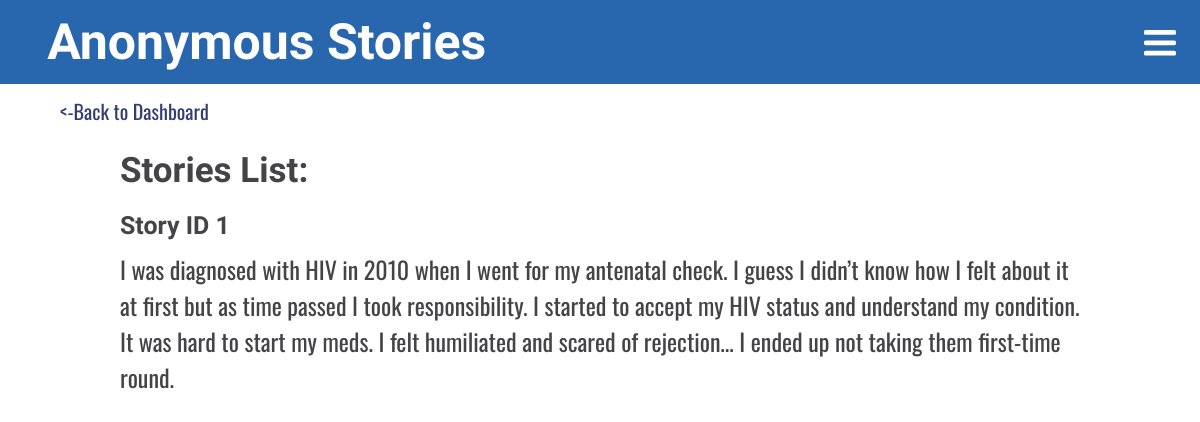
/includes/admin/admin_ano_story.php (signed in), run on an earlier commit of the app's database.
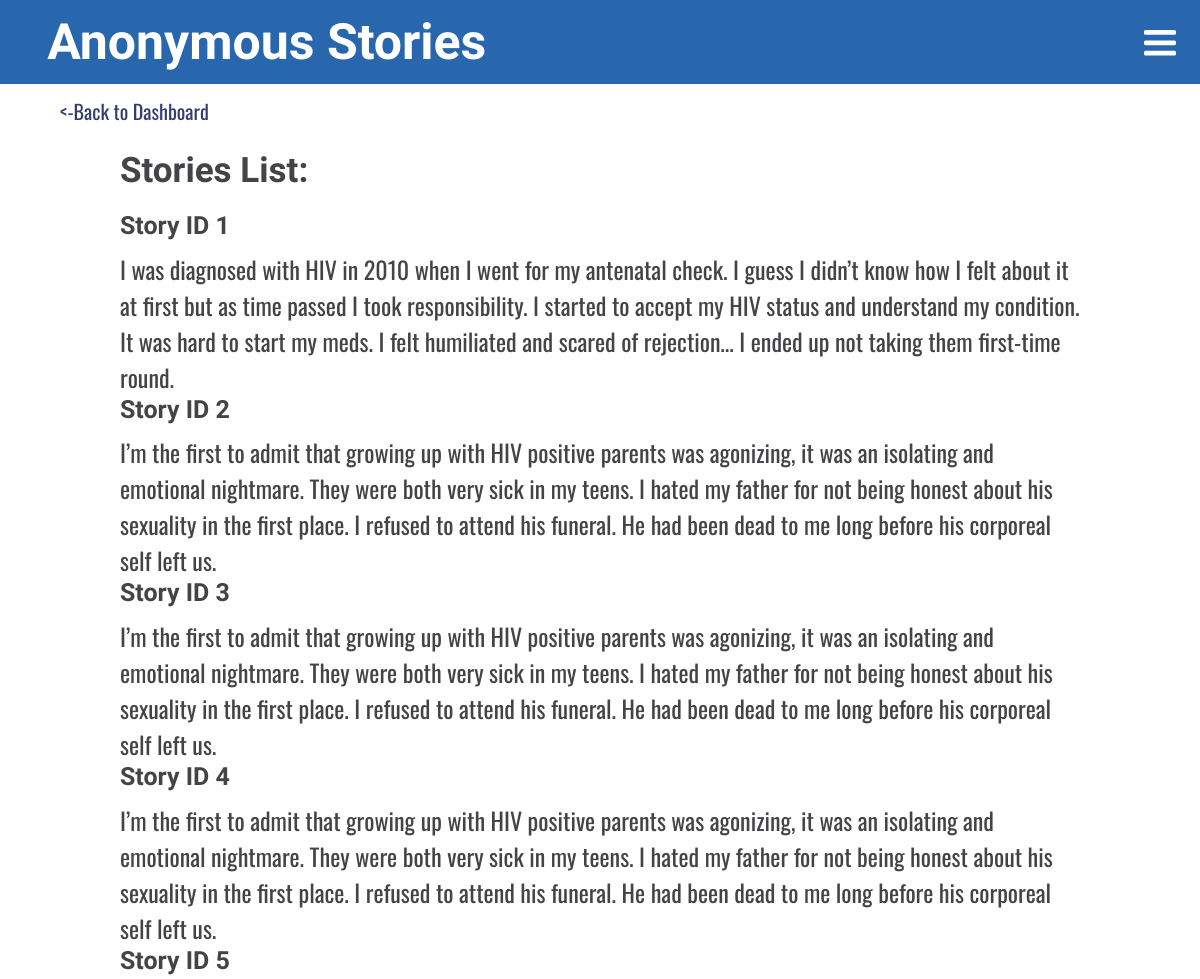
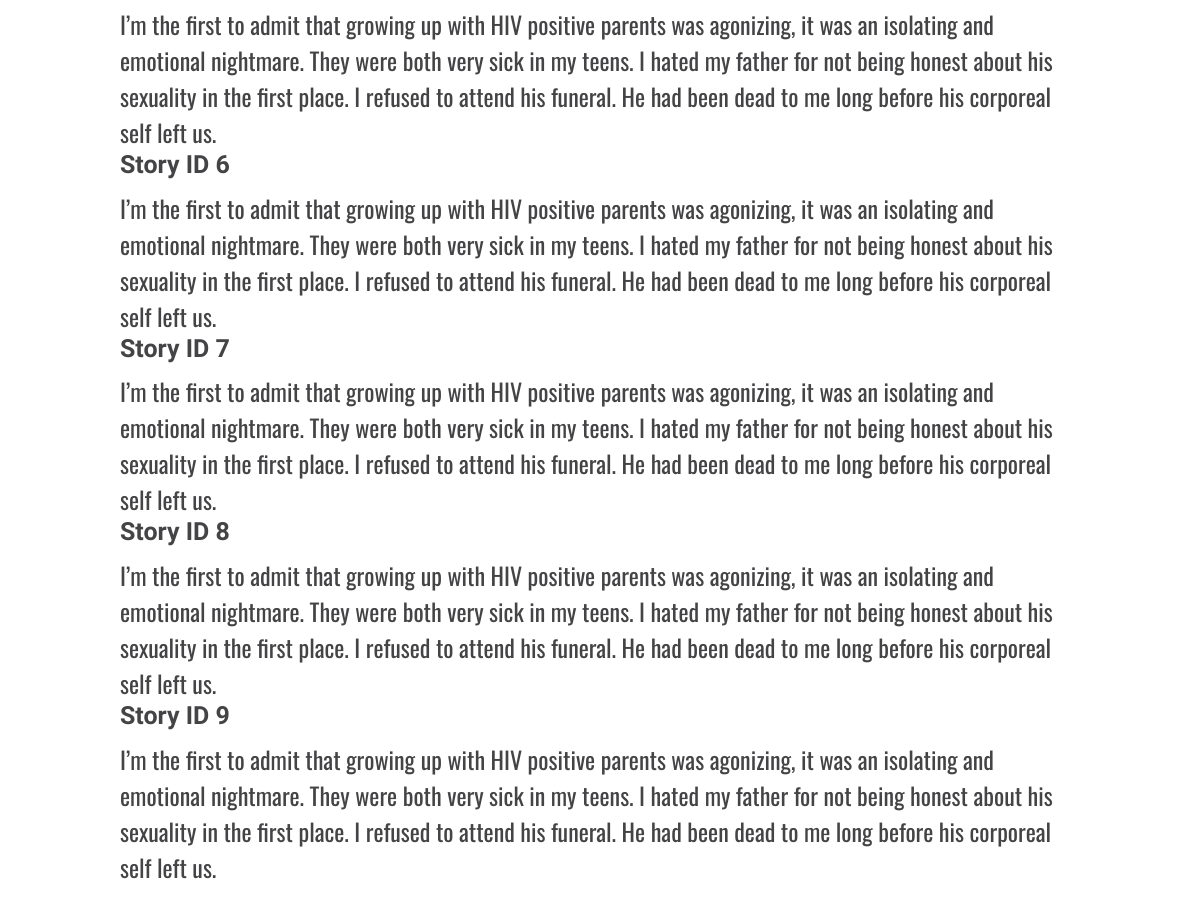
And on a later commit of the database (2 pictures, top to bottom).
### tables this page shows
CREATE TABLE `tbl_story` (
  `id` int(11) NOT NULL,
  `story` text NOT NULL
);

### includes/admin/scripts/cms.php (called while the page is built, shortened)
<?php
function getAll($tbl) {
    $pdo = Database::getInstance()->getConnection();
    $query= 'SELECT * FROM ' .$tbl;
    $result = $pdo->query($query);
    if($result){
        return $result;
    }else{
        return '<p class="updateMsg">There was a problem accessing the info</p>';
    }
}

### includes/admin/admin_ano_story.php (the view, shortened to what this page needs)
<?php
    $tbl = 'tbl_story';
    $getStory = getAll($tbl);
?>
<!DOCTYPE html>
<html lang="en">
<head>
    <?php include '../template/head.php'; ?>
</head>
<body>
    <div class="userCMS">
        <header>
            <h1>Anonymous Stories</h1>
        <?php include '../template/header.php'; ?>
        <p class="bk"><a href="index.php"><-Back to Dashboard</a></p>
        <div id="story">
            <h2>Stories List:</h2>
            <div class="storyList">
                <div class="stories">
                    <?php while($row = $getStory->fetch(PDO::FETCH_ASSOC)):?>
                        <h3>Story ID <?php echo $row['id'];?></h3>
                        <p><?php echo $row['story'];?></p>
                    <?php endwhile;?>
                </div>
            </div>
        </div>
    </div>
</body>
</html>

### includes/template/head.php (shortened to what this page needs)
<link rel="stylesheet" href="../../css/main.css">

### includes/template/header.php (shortened to what this page needs)
    <div class="mainNavCon">
    </div>
</header>

### css/main.css (style rules this page uses)
html { box-sizing:border-box;font-size:16px }
*,*:before,*:after { box-sizing:inherit }
body,h1,h2,h3,h4,h5,h6,p,ol,ul { margin:0;padding:0;font-weight:normal }
html,body { height:100%;max-width:100vw;scroll-behavior:smooth }
body { font-family:acumin-pro,sans-serif;color:#444345 }
h1,h2,h3,h4,h5 { font-family:neuzeit-grotesk,sans-serif;line-height:1.2em;font-weight:bold }
a { cursor:pointer;text-decoration:none }
::placeholder { font-family:acumin-pro,sans-serif;font-size:.8em }
p { line-height:1.5em }
@media screen and (min-width: 700px) { p { font-size:1.1em } }
@media screen and (min-width: 1050px) { p { font-size:1.5em } }
@media screen and (min-width: 1050px) { ::placeholder { font-size:1em } }
.userCMS h1,.userCMS h2,.userCMS h3,.userCMS h4 { font-family:"Teko",Impact,sans-serif }
.userCMS p,.userCMS a { font-family:"Oswald","Roboto",sans-serif;text-decoration:none }
.userCMS header { display:flex;flex-direction:row;justify-content:space-between;padding:3%;background-color:#2867ae;color:#fff }
.userCMS header h1 { font-size:30px }
.userCMS .mainNavCon #hamburger_menu { width:30px;margin-top:5px;z-index:99 }
@media screen and (min-width: 768px) { .userCMS header { padding:2% } }
@media screen and (min-width: 768px) { .userCMS header h1 { font-size:40px;margin-left:3% } }
@media screen and (min-width: 768px) { .userCMS .mainNavCon #hamburger_menu { margin-top:12px } }
@media screen and (min-width: 1000px) { .userCMS header { padding:1% } }
@media screen and (min-width: 1000px) { .userCMS header h1 { font-size:50px } }
@media screen and (min-width: 1000px) { .userCMS .mainNavCon { margin-right:1% } }
@media screen and (min-width: 1000px) { .userCMS .mainNavCon #hamburger_menu { margin-top:18px;width:32px } }
.userCMS .bk { font-size:20px;margin-left:5%;margin-top:3% }
.userCMS .bk a { color:#343d72 }
.userCMS #story { width:90%;margin-left:auto;margin-right:auto;margin-top:5% }
.userCMS #story h2 { font-size:30px;margin-bottom:5% }
.userCMS #story .storyList { margin-bottom:5%;display:flex;flex-direction:column-reverse }
.userCMS #story .storyList .stories { margin-bottom:3% }
.userCMS #story .storyList .stories h3 { font-size:22px;margin-bottom:2% }
@media screen and (min-width: 768px) { .userCMS .bk { margin-top:1% } }
@media screen and (min-width: 768px) { .userCMS #story { width:80%;margin-top:2% } }
@media screen and (min-width: 768px) { .userCMS #story h2 { font-size:35px;margin-bottom:2% } }
@media screen and (min-width: 768px) { .userCMS #story .storyList .stories { margin-bottom:2% } }
@media screen and (min-width: 768px) { .userCMS #story .storyList .stories h3 { font-size:25px;margin-bottom:1% } }

What changed in the data, as far as the page shows it:
added tbl_story: id "2", story "I’m the first to admit that growing up with HIV positive parents was agonizing, it was an isolating and emotional nightmare. They were both very sick in my teens. I hated my father for not being honest about his sexuality in the first place. I refused to attend his funeral. He had been dead to me long before his corporeal self left us."
added tbl_story: id "3", story "I’m the first to admit that growing up with HIV positive parents was agonizing, it was an isolating and emotional nightmare. They were both very sick in my teens. I hated my father for not being honest about his sexuality in the first place. I refused to attend his funeral. He had been dead to me long before his corporeal self left us."
added tbl_story: id "4", story "I’m the first to admit that growing up with HIV positive parents was agonizing, it was an isolating and emotional nightmare. They were both very sick in my teens. I hated my father for not being honest about his sexuality in the first place. I refused to attend his funeral. He had been dead to me long before his corporeal self left us."
added tbl_story: id "5", story "I’m the first to admit that growing up with HIV positive parents was agonizing, it was an isolating and emotional nightmare. They were both very sick in my teens. I hated my father for not being honest about his sexuality in the first place. I refused to attend his funeral. He had been dead to me long before his corporeal self left us."
added tbl_story: id "6", story "I’m the first to admit that growing up with HIV positive parents was agonizing, it was an isolating and emotional nightmare. They were both very sick in my teens. I hated my father for not being honest about his sexuality in the first place. I refused to attend his funeral. He had been dead to me long before his corporeal self left us."
added tbl_story: id "7", story "I’m the first to admit that growing up with HIV positive parents was agonizing, it was an isolating and emotional nightmare. They were both very sick in my teens. I hated my father for not being honest about his sexuality in the first place. I refused to attend his funeral. He had been dead to me long before his corporeal self left us."
added tbl_story: id "8", story "I’m the first to admit that growing up with HIV positive parents was agonizing, it was an isolating and emotional nightmare. They were both very sick in my teens. I hated my father for not being honest about his sexuality in the first place. I refused to attend his funeral. He had been dead to me long before his corporeal self left us."
added tbl_story: id "9", story "I’m the first to admit that growing up with HIV positive parents was agonizing, it was an isolating and emotional nightmare. They were both very sick in my teens. I hated my father for not being honest about his sexuality in the first place. I refused to attend his funeral. He had been dead to me long before his corporeal self left us."
